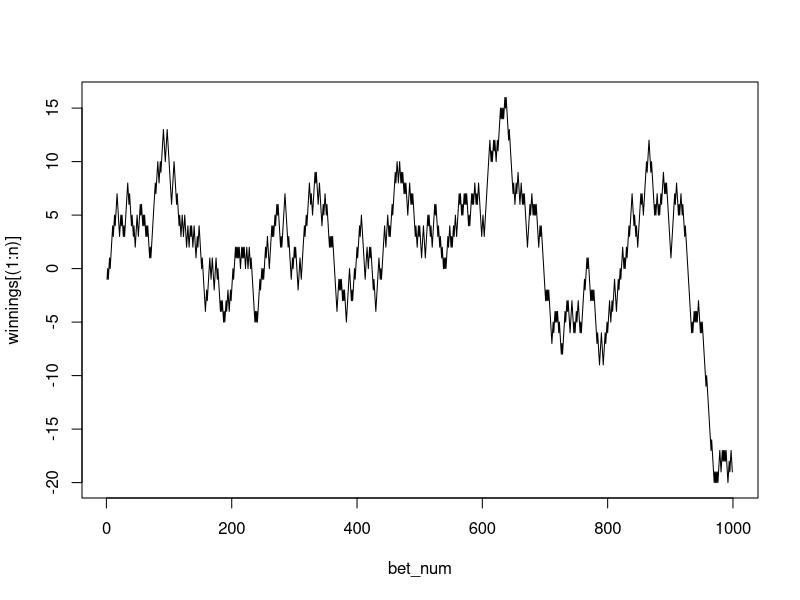

This figure's R source:

#' Exercise 6
#' In Las Vegas, a roulette wheel has 38 slots numbered
#' 0, 00, 1, 2, ..., 36. The 0 and 00 slots are green
#' and half of the remaining 36 slots are red and
#' half are black.
#' A croupier spins the wheel and throws in an ivory ball.
#' If you bet 1 dollar on red, you win 1 dollar if the ball
#' stops in a red slot and otherwise you lose 1 dollar.

n = 1000 # the number of bets
bet_num = c(1:n)
winnings = rep(0, n+1) # the amount of total winnings
winnings[1] = 0
for (i in 2:n+1) { # 
  if (runif(1) < 18.0 / 36) {
    winnings[i] = winnings[i-1] + 1 # win this game
  } else {
    winnings[i] = winnings[i-1] - 1 # lose 1 dollar
  }
}

winnings = winnings[(2:n+1)] # remove 1st element by slicing
plot(bet_num, winnings[(1:n)], type='l')
